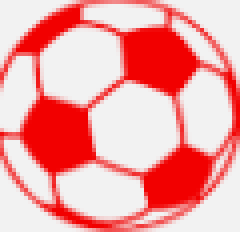
#> input picture bola.PNG, 60 x 58 px, found by its file name (shown 4 times larger)
$ python imgdetecter.py
#> lines starting #> are read from the running program, lines starting #| are printed output that depends on the picture
import cv2
import numpy as np
import pyautogui

#Cargar imagenes
image= cv2.imread("bola.png",0)
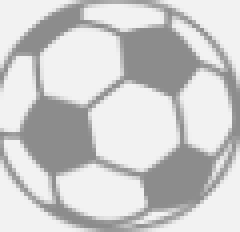
#> image: shape (58, 60) (shown 4 times larger); min 140, max 242, mean 204.3

while True:
    #Captura de pantalla
    screenshot = pyautogui.screenshot()

    template = np.asarray(screenshot)

#> (the run stopped early here; a loop or call above may not have finished)
